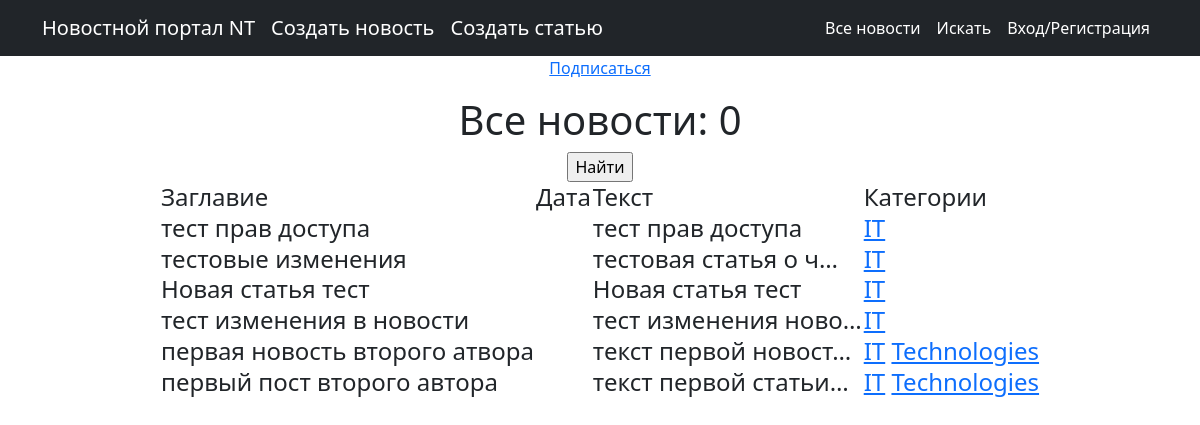
The app's page /posts/categories/1/ with its own data.
### news/models.py (models this page shows, shortened)
class Post(models.Model):
    news = "NW"
    articles = "AR"
    POST_TYPE = [
        (news, "Новость"),
        (articles, "Статья")
    ]
    author = models.ForeignKey(Author, on_delete=models.CASCADE)
    post_type = models.CharField(max_length=2, choices=POST_TYPE, default=news)
    date_in = models.DateTimeField(auto_now_add=True)
    category = models.ManyToManyField(Category, through="PostCategory")
    title = models.CharField(max_length=255)
    text = models.TextField()
    rating = models.IntegerField(default=0)

class Category(models.Model):
    name = models.CharField(max_length=50, unique=True)
    subscribers = models.ManyToManyField(User, blank=True, null=True, related_name='categories')
    def __str__(self):
        return self.name

### news/views.py (the view)
# urls.py: path('categories/<int:pk>/',CategoryListView.as_view(),  name="category_list" ),
class CategoryListView(ListView):
    model = Post
    template_name = 'category_list.html'
    context_object_name = 'category_news_list'
    def get_queryset(self):
        self.category = get_object_or_404(Category, id=self.kwargs['pk'])
        queryset = Post.objects.filter(category=self.category).order_by('-date_in')
        return queryset
    def get_context_data(self, **kwargs):
        context = super().get_context_data(**kwargs)
        context['is_not_subscriber'] = self.request.user not in self.category.subscribers.all()
        context['category'] = self.category
        return context

### templates/category_list.html (shortened to what this page needs)
{% extends 'flatpages/default.html' %}
{% load custom_filters %}
{% block content %}
    {% if is_not_subscriber %}
        <p class="text-center"><a href="{% url 'subscribe' category.id %}" class="btn-secondary btn-sm">Подписаться</a></p>
    {% endif %}
    <h1>Все новости: {{ posts|length }}</h1>
    <form action="" method="get">
        <input type="submit" value="Найти" />
    </form>
    {% if category_news_list %}
    <center>
        <h4>
            <table>
                <tr>
                    <td> Заглавие </td>
                    <td> Дата </td>
                    <td> Текст </td>
                    <td> Категории </td>
                </tr>
                {% for post in category_news_list %}
                <tr>
                    <td>{{ post.title }}</td>
                    <td>{{post.time_in|date:'M d Y'}}</td>
                    <td>{{ post.text|truncatechars:20 }}</td>
                    <td>
                        {% for category in post.category.all %}
                            <a href="{% url 'category_list' category.id %}" > {{category}}</a>
                        {% endfor %}
                    </td>
                </tr>
                {% endfor %}
            </table>
        </h4>
    </center>
    {% else %}
        <h2>Новостей нет</h2>
    {% endif %}
{% endblock content %}

### records on screen
Post: title "тест прав доступа", text "тест прав доступа"
Category: name "IT"
Post: title "тестовые изменения", text "тестовая статья о ч…"
Post: title "Новая статья тест", text "Новая статья тест"
Post: title "тест изменения в новости", text "тест изменения ново…"
Post: title "первая новость второго атвора", text "текст первой новост…"
Category: name "Technologies"
Post: title "первый пост второго автора", text "текст первой статьи…"

### other values on screen
{{ posts|length }} "0"
